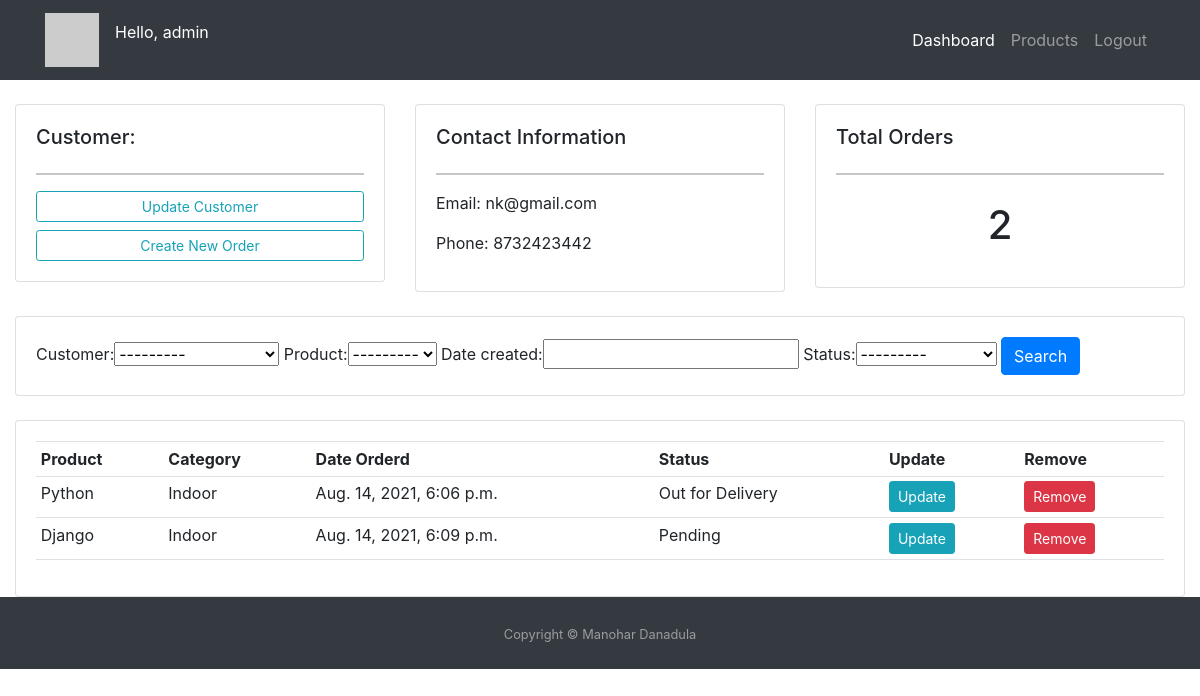
The page /customer/2/ (signed in) on the database its author committed.
### accounts/models.py (models this page shows, shortened)
class Customer(models.Model):
    user = models.OneToOneField(User, null=True, on_delete=models.CASCADE)
    name = models.CharField(max_length=200, null=True)
    phone = models.CharField(max_length=20, null=True)
    email = models.EmailField(max_length=200, null=True)
    date_created = models.DateTimeField(auto_now_add=True, null=True)
    def __str__(self):
        return self.name

class Order(models.Model):
    STATUS = (
        ('Pending', 'Pending'),
        ('Out for Delivery', 'Out for Delivery'),
        ('Delivered', 'Delivered')
    )
    customer = models.ForeignKey(
        Customer, null=True, on_delete=models.SET_NULL)
    product = models.ForeignKey(
        Product, null=True, on_delete=models.SET_NULL)
    date_created = models.DateTimeField(auto_now_add=True, null=True)
    status = models.CharField(max_length=200, choices=STATUS)

class Product(models.Model):
    CATEGORY = (
        ('Indoor', 'Indoor'),
        ('Out Door', 'Out Door'))
    name = models.CharField(max_length=200, null=True)
    price = models.FloatField(default=0)
    category = models.CharField(max_length=200, null=True, choices=CATEGORY)
    description = models.CharField(max_length=200, null=True, blank=True)
    date_created = models.DateTimeField(auto_now_add=True, null=True)
    tags = models.ManyToManyField('Tag')
    def __str__(self):
        return self.name

### accounts/views.py (the view)
# urls.py: path('customer/<int:pk>/', views.customer, name='customer_details'),
@login_required(login_url='accounts:login')
def customer(request, pk):
    customer_details = Customer.objects.get(pk=pk)
    orders = customer_details.order_set.all()
    total_orders = orders.count()
    myFilter = OrderFilter(request.GET, queryset=orders)
    orders = myFilter.qs
    context = {
        'customer': customer_details,
        'order_count': total_orders,
        'orders': orders,
        'myfilters': myFilter,
    }
    return render(request, 'accounts/customers.html', context)

### templates/accounts/customers.html (shortened to what this page needs)
{% extends 'accounts/base.html' %}
{% block content %}
	<br>
<div class="row">
	<div class="col-md">
		<div class="card card-body">
			<h5>Customer:</h5>
			<hr>
			<a class="btn btn-outline-info  btn-sm btn-block" href="">Update Customer</a>
			<a class="btn btn-outline-info  btn-sm btn-block" href="{% url 'accounts:create_order' customer.id %}">Create New Order</a>
		</div>
	</div>
	<div class="col-md">
		<div class="card card-body">
			<h5>Contact Information</h5>
			<hr>
			<p>Email: {{customer.email}}</p>
			<p>Phone: {{customer.phone}}</p>
		</div>
	</div>
	<div class="col-md">
		<div class="card card-body">
			<h5>Total Orders</h5>
			<hr>
			<h1 style="text-align: center;padding: 10px">{{order_count}}</h1>
		</div>
	</div>
</div>
<br>
<div class="row">
	<div class="col">
		<div class="card card-body">
			<form method="get">
				{{myfilters.form}}
		    <button class="btn btn-primary" type="submit">Search</button>
		  </form>
		</div>
	</div>
</div>
<br>
<div class="row">
	<div class="col-md">
		<div class="card card-body">
			<table class="table table-sm">
				<tr>
					<th>Product</th>
					<th>Category</th>
					<th>Date Orderd</th>
					<th>Status</th>
					<th>Update</th>
					<th>Remove</th>
				</tr>
				{% for order in orders %}
				<tr>
					<td>{{order.product}}</td>
					<td>{{order.product.category}}</td>
					<td>{{order.date_created}}</td>
					<td>{{order.status}}</td>
					<td><a class="btn btn-sm btn-info" href="{% url 'accounts:update_order' order.id %}">Update</a></td>
					<td><a class="btn btn-sm btn-danger" href="{% url 'accounts:delete_order' order.id %}">Remove</a></td>
				</tr>
				{% endfor %}
			</table>
		</div>
	</div>
</div>
{% endblock %}

### templates/accounts/navbar.html (shortened to what this page needs)
{% load static %}
<nav class="navbar navbar-expand-lg navbar-dark bg-dark static-top">
  <div class="container">
    <a class="navbar-brand" href="{% url 'accounts:dashboard' %}">
      <img src="https://picsum.photos/200" alt="..." height="54">
    </a>
    <p class='text-white'>
    {% if request.user.is_authenticated %}
        Hello, {{ request.user.username }}
    {% endif %}
    </p>
    <div class="collapse navbar-collapse" id="navbarSupportedContent">
      <ul class="navbar-nav ms-auto">
        {% if request.user.is_staff %}
        <li class="nav-item">
          <a class="nav-link active" aria-current="page" href="{% url 'accounts:dashboard' %}">Dashboard</a>
        </li>
        <li class="nav-item">
          <a class="nav-link" href="{% url 'accounts:products' %}">Products</a>
        </li>
        {% endif %}
        {% if request.user.is_authenticated %}
        <li class="nav-item">
          <a class="nav-link" href="{% url 'accounts:logout' %}">Logout</a>
        </li>
        {% endif %}
      </ul>
    </div>
  </div>
</nav>

### rows shown on the page
Customer: email "nk@gmail.com", phone "8732423442"
Order: product "Python", product.category "Indoor", date_created "Aug. 14, 2021, 6:06 p.m.", status "Out for Delivery"
Order: product "Django", product.category "Indoor", date_created "Aug. 14, 2021, 6:09 p.m.", status "Pending"

### other values the page prints
{{ request.user.username }} "admin"
{{ order_count }} "2"
